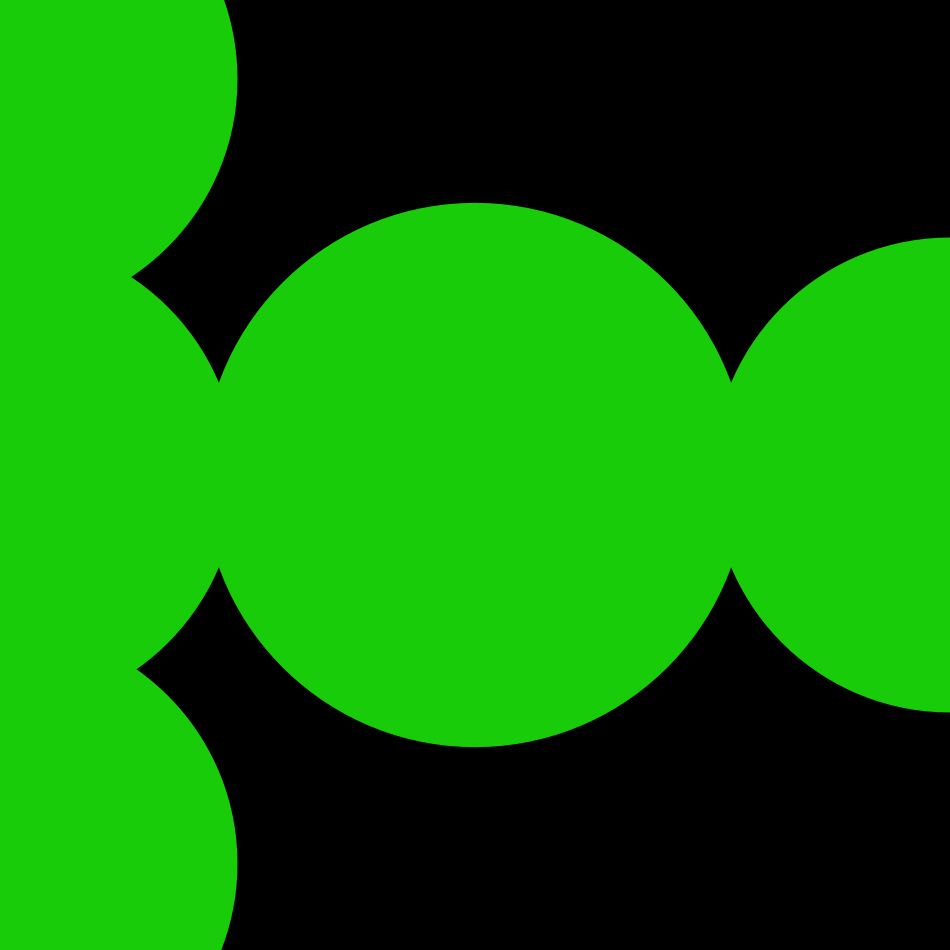
Frame 1 (no input)
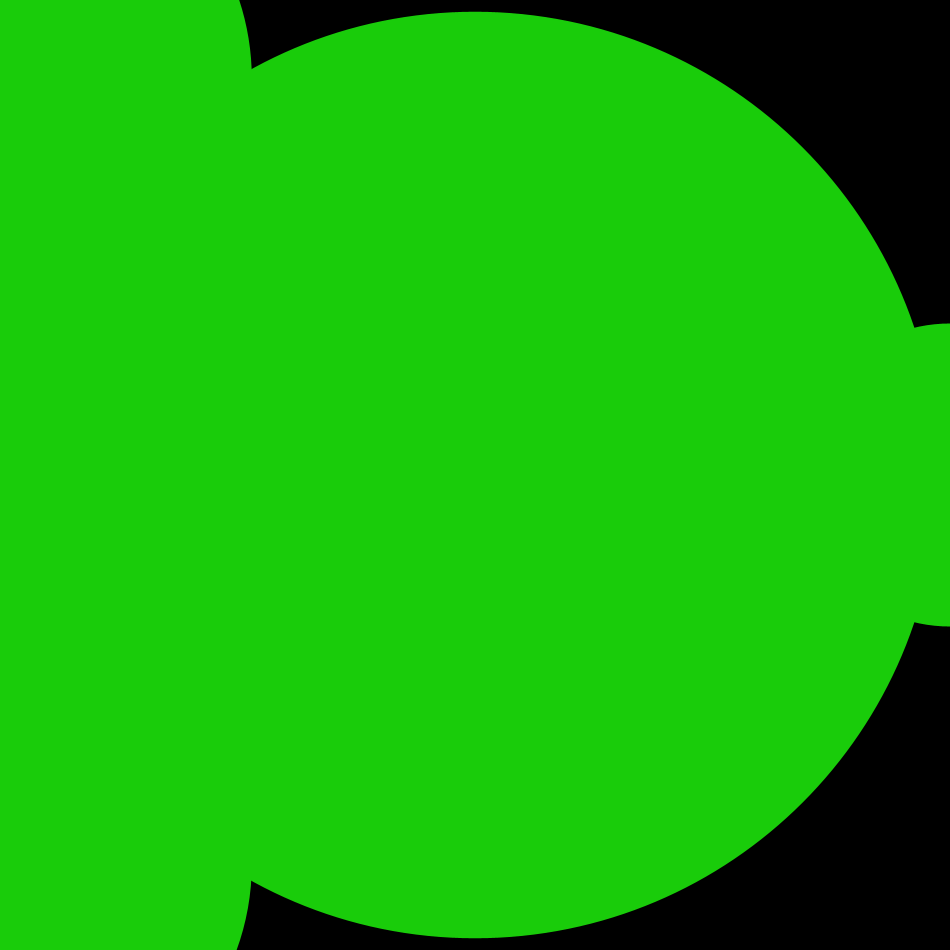
Frame 60 (the mouse pressed at the canvas centre just before this capture)
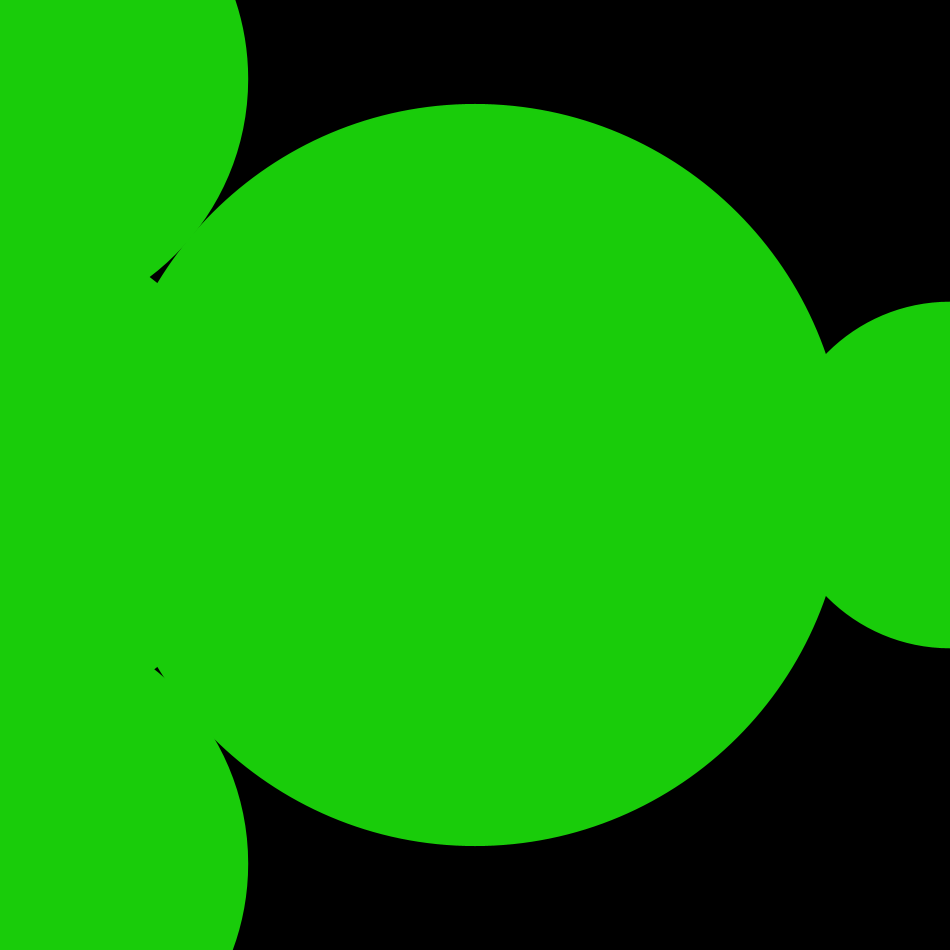
Frame 120 (the mouse held since frame 60 and released just before this capture)

The Processing sketch that drew these frames (run headless with seeded random() and noise(); from frame 60 on, the mouse is pressed at the canvas centre):

// Processing sketch: processing_96973
// ── processing_96973.pde


float diameter; 
float angle = 0;

void setup() {
  size(950, 950);
  diameter = height - 20;
  noStroke();
  noStroke();
  fill(25, 204, 10);
}

void draw() {
  
  background(0);

  float d1 = 10 + (sin(angle) * diameter/30) + diameter/2;
  float d2 = 10 + (sin(angle + PI/21) * diameter/2) + diameter/2;
  float d3 = 10 + (sin(angle + PI) * diameter/5) + diameter/2;
  
  ellipse(0, height/12, d1, d1);
  ellipse(0, height/2, d1, d1);
  ellipse(0, height/1.1, d1, d1);
  ellipse(width/2, height/2, d2, d2);
  ellipse(width, height/2, d3, d3);
  
  angle += 0.02;
}
